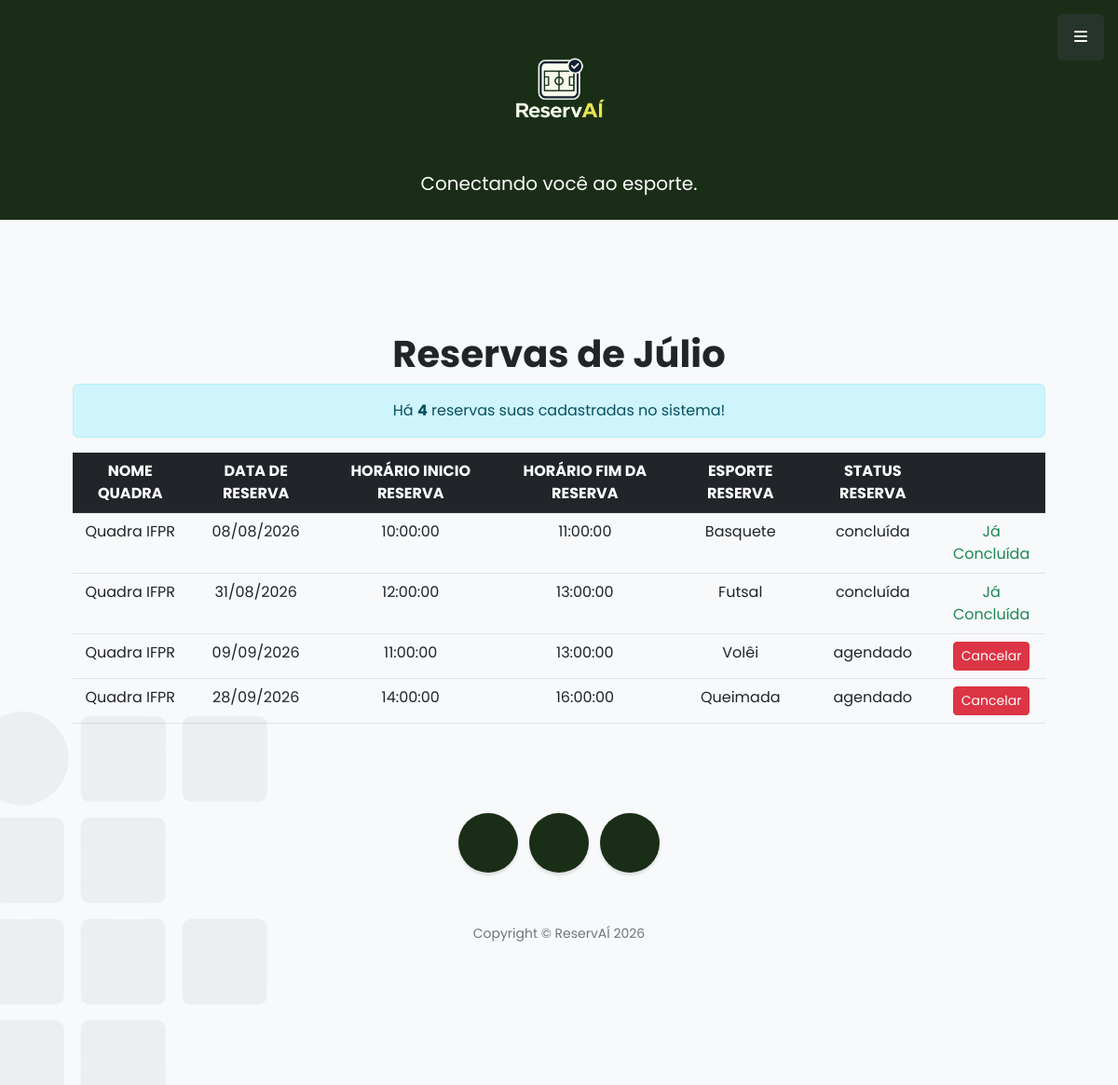
Screenshot of /minhasReservas.php (signed in) with the database file from the repository.
### tables this page shows
CREATE TABLE `reservas` (
  `idReserva` int(11) NOT NULL,
  `idReservante` int(11) NOT NULL,
  `idQuadraReservada` int(11) NOT NULL,
  `dataReserva` date NOT NULL,
  `horarioInicio` time NOT NULL,
  `horarioFim` time NOT NULL,
  `esporteReserva` varchar(50) DEFAULT NULL,
  `statusReserva` varchar(50) NOT NULL DEFAULT 'agendado'
);

CREATE TABLE `quadras` (
  `idQuadra` int(11) NOT NULL,
  `fotoQuadra` varchar(200) NOT NULL,
  `nomeQuadra` varchar(100) NOT NULL,
  `esportes` varchar(100) NOT NULL,
  `localizacao` varchar(100) NOT NULL,
  `horarioAbertura` time NOT NULL,
  `horarioFechamento` time NOT NULL
);

### minhasReservas.php (the view, shortened to what this page needs)
<?php include "header.php"?>
<?php
    echo "<h1>Reservas de $primeiroNome</h1>";
    include "conexaoBD.php";
    $atualizarStatusConcluido = "
        UPDATE reservas
        SET statusReserva = 'concluída'
        WHERE statusReserva = 'agendado'
        AND CONCAT(dataReserva, ' ', horarioFim) <= NOW()";
        mysqli_query($conn, $atualizarStatusConcluido);
    $reservasUsuario = "
   SELECT
        reservas.idReserva,
        quadras.nomeQuadra,
        reservas.dataReserva,
        reservas.horarioInicio,
        reservas.horarioFim,
        reservas.esporteReserva,
        reservas.statusReserva
    FROM
        reservas
    INNER JOIN
        quadras ON reservas.idQuadraReservada = quadras.idQuadra
    WHERE
        reservas.idReservante = '$idUsuario'
    ORDER BY
        reservas.dataReserva ASC";;
    $res           = mysqli_query($conn, $reservasUsuario) or die("Erro ao tentar listar Usuários!");
    $totalReservas = mysqli_num_rows($res);
    echo "<div class='alert alert-info text-center'>Há <strong>$totalReservas</strong> reservas suas cadastradas no sistema!</div>";
    echo "
        <div class='table-responsive'>
        <table class='table'>
            <thead class='table-dark'>
                <tr>
                    <th>NOME QUADRA</th>
                    <th>DATA DE RESERVA</th>
                    <th>HORÁRIO INICIO RESERVA</th>
                    <th>HORÁRIO FIM DA RESERVA</th>
                    <th>ESPORTE RESERVA</th>
                    <th>STATUS RESERVA</th>
                    <th></th>
                </tr>
            </thead>
            <tbody>
    ";
    while($reservas = mysqli_fetch_assoc($res)){
        $idReserva           = $reservas['idReserva'];
        $nomeQuadra          = $reservas['nomeQuadra'];
        $dataReserva         = $reservas['dataReserva'];
        $diaReserva          = substr($dataReserva, 8, 2);
        $mesReserva          = substr($dataReserva, 5, 2);
        $anoReserva          = substr($dataReserva, 0, 4);
        $horarioInicio       = $reservas['horarioInicio'];
        $horarioFim          = $reservas['horarioFim'];
        $esporteReserva = $reservas['esporteReserva'];
        $statusReserva       = $reservas['statusReserva'];
        $botaoCancelar = "";
        if($statusReserva == 'agendado'){
            $botaoCancelar = "<a href='cancelarReserva.php?id=$idReserva' class='btn btn-danger btn-sm' title='Cancelar reserva'><i class='bi bi-x-circle'></i> Cancelar</a>";
        } else if($statusReserva == 'cancelada'){
            $botaoCancelar = "<span class='text-muted'>Já Cancelada</span>";
        } else if($statusReserva == 'concluída') {
            $botaoCancelar = "<span class='text-success'>Já Concluída</span>";
        }
        echo "
            <tr>
                <td>$nomeQuadra</td>
                <td>$diaReserva/$mesReserva/$anoReserva</td>
                <td>$horarioInicio</td>
                <td>$horarioFim</td>
                <td>$esporteReserva</td>
                <td>$statusReserva</td>
                <td>$botaoCancelar</td>
            </tr>
        ";
    }
    echo "</tbody>";
    echo "</table>";
    echo "</div>";
?>
<?php include "footer.php"?>

### rows the page displays
reservas: idQuadraReservada.nomeQuadra "Quadra IFPR", dataReserva "08", dataReserva "2026", horarioInicio "10:00:00", horarioFim "11:00:00", esporteReserva "Basquete", statusReserva "concluída", shows "Já Concluída"
reservas: idQuadraReservada.nomeQuadra "Quadra IFPR", dataReserva "31", dataReserva "08", dataReserva "2026", horarioInicio "12:00:00", horarioFim "13:00:00", esporteReserva "Futsal", statusReserva "concluída", shows "Já Concluída"
reservas: idQuadraReservada.nomeQuadra "Quadra IFPR", dataReserva "09", dataReserva "2026", horarioInicio "11:00:00", horarioFim "13:00:00", esporteReserva "Volêi", statusReserva "agendado"
reservas: idQuadraReservada.nomeQuadra "Quadra IFPR", dataReserva "28", dataReserva "09", dataReserva "2026", horarioInicio "14:00:00", horarioFim "16:00:00", esporteReserva "Queimada", statusReserva "agendado"

### other values shown
$primeiroNome "Júlio"
$totalReservas "4"
